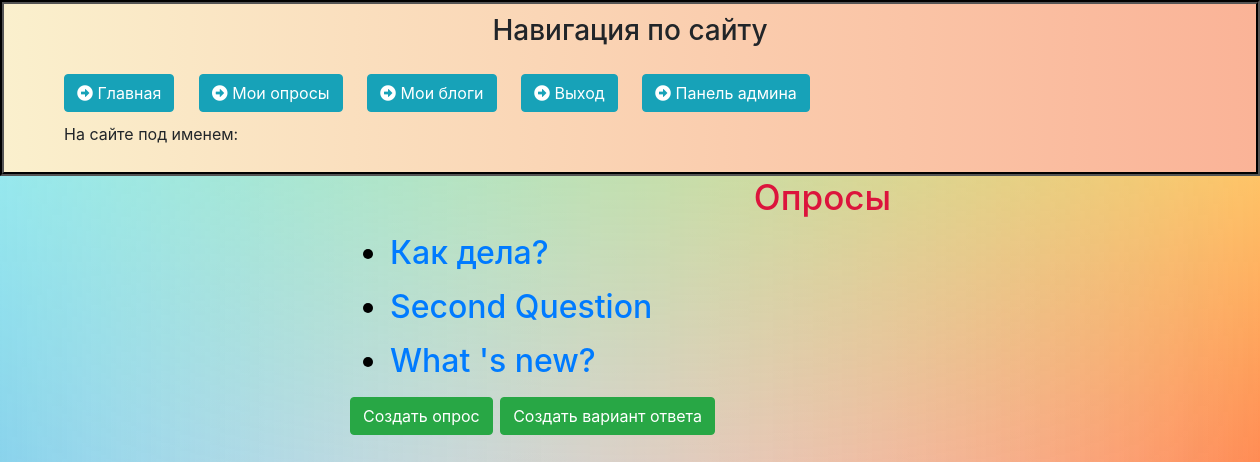
Before: /polls/ with the older database file.
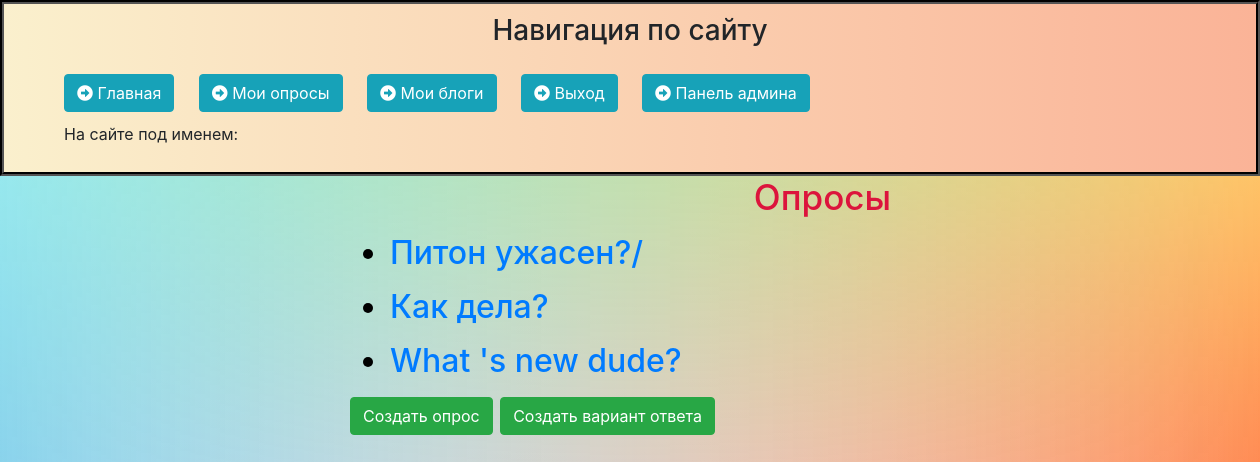
After: the same page with the newer database file.
### polls/models.py (models this page shows, shortened)
class Question(models.Model):
    question_text = models.CharField(max_length=200)
    pub_date = models.DateTimeField(default=timezone.now(), verbose_name="Time published")

### polls/views.py (the view)
# urls.py: path('', views.index, name='home'),
def index(request):
    latest_question_list = Question.objects.order_by('-pub_date')[:10]
    template = loader.get_template('polls/index.html')
    output = ', '.join([q.question_text for q in latest_question_list])
    context = {
       'latest_question_list': latest_question_list,
    }
    return render(request, 'polls/index.html', context)

### polls/templates/polls/index.html (shortened to what this page needs)
{% extends 'polls/layout.html' %}
{% block content %}
    <div class="INDEX">
        <h1>
            <p align="center" style="color:#DC143C; font-size:35px">
            Опросы
        </h1>
        <h2>
        {% if latest_question_list %}
            <ul>
            {% for question in latest_question_list %}
               <p align="left" style="color:#DC143C; font-size:35px">
               <p><li><a href="{% url 'polls:detail' question.id %}">{{ question.question_text }}<br></a></li></p>
            {% endfor %}
            </ul>
            <h3>
                <button class="btn btn-success"
                        onclick="document.location='create'">Создать опрос</button>
                <button class="btn btn-success"
                        onclick="document.location='create_choice'">Создать вариант ответа</button>
            </h3>
            {% else %}
        </h2>
            <p>Нет доступных опросов.</p>
        {% endif %}
    </div>
{% endblock %}

Changed rows visible on the page:
removed Question: question_text "Second Question"
added Question: question_text "Питон ужасен?/"
changed Question: question_text "What 's new?" → "What 's new dude?"
